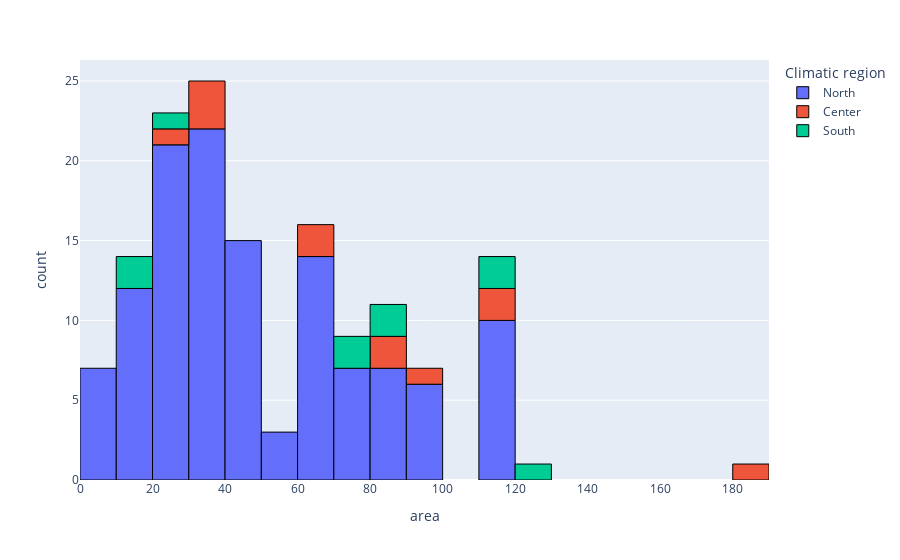

Here is the notebook cell this chart was saved with:
### Markdown cell above
**Nhận xét:**
- Nhà ở riêng lẻ nhận được đánh giá trung bình khá trên tất cả các tiêu chí, thể hiện khá rõ sự chênh lệch cao hơn so với những loại nhà khác ở hầu hết các hạng mục. Đặc biệt không có đánh giá 1 điểm cho tiêu chí nào.
- Nhà ở liền kề gặp nhiều than phiền về cảm giác nhiệt độ mùa hè, tuy nhiên vào mùa đông đánh giá có phần cải thiện.
- Nhà chung cư ngoài việc nhận đánh giá tương tự nhà liền kề ở cảm giác nhiệt độ mùa hè còn bị nhiều đánh giá thấp ở mục thông gió tự nhiên mùa hè và cảm giác nhiệt độ mùa đông

## Những ngôi nhà có diện tích mỗi tầng như thế nào?

### Code cell
# floor_area = data_df['Total floor area'] / data_df['Number of floor']
area_df = data_df.iloc[:, [0, 6, 7]]
area_df['area'] = area_df['Total floor area'] / area_df['Number of floor']
fig = px.histogram(area_df, x='area', color=area_df.columns[0])
fig.update_traces(marker_line_width=1, marker_line_color='black')
fig.show()

### Figure 1 — Plotly figure (JSON) as saved in the notebook; plotly's stock layout.template omitted (floating-point values rounded to 4 significant figures)
{"data": [{"alignmentgroup": "True", "bingroup": "x", "hovertemplate": "Climatic region=North<br>area=%{x}<br>count=%{y}<extra></extra>", "legendgroup": "North", "marker": {"color": "#636efa", "line": {"color": "black", "width": 1}, "pattern": {"shape": ""}}, "name": "North", "offsetgroup": "North", "orientation": "v", "showlegend": true, "type": "histogram", "visible": true, "x": [36.67, 10, 6, 48, 60, 60, 55, 7.5, 23.33, null, 48, 27.5, null, 36.67, 80, 14, 70, 35, 36.67, 110, 22, 60, 60, 36.67, 70, 22, 27.5, 36.67, 23.33, 90, 23.33, 110, 60, 110, 27.5, 27.5, 22, 48, 70, 27.5, 45, 17.5, 35, 35, 60, 45, 70, 60, 80, 110, 27.5, 6, 10, 30, 22, 22, 36.67, 110, 23.33, 60, null, 22, 22, 10, 30, 6, 45, 36.67, 70, 30, 60, 90, 60, 23.33, 60, 110, 17.5, 48, 48, 35, 36, 6, 110, 110, 90, 36, 30, 80, 36.67, 90, 14, 45, 45, 110, 80, 23.33, 36.67, 90, 55, 6, 110, 17.5, 80, 15, 30, 70, 23.33, 60, 48, 10, 30, 80, 45, 27.5, 10, 7.5, 14, 55, 70, 45, 48, 60, 80, 60, 35, 45, 90], "xaxis": "x", "yaxis": "y"}, {"alignmentgroup": "True", "bingroup": "x", "hovertemplate": "Climatic region=Center<br>area=%{x}<br>count=%{y}<extra></extra>", "legendgroup": "Center", "marker": {"color": "#EF553B", "line": {"color": "black", "width": 1}, "pattern": {"shape": ""}}, "name": "Center", "offsetgroup": "Center", "orientation": "v", "showlegend": true, "type": "histogram", "visible": true, "x": [36, 110, 35, null, 30, 80, 90, 60, 180, 27.5, 60, 110, 80], "xaxis": "x", "yaxis": "y"}, {"alignmentgroup": "True", "bingroup": "x", "hovertemplate": "Climatic region=South<br>area=%{x}<br>count=%{y}<extra></extra>", "legendgroup": "South", "marker": {"color": "#00cc96", "line": {"color": "black", "width": 1}, "pattern": {"shape": ""}}, "name": "South", "offsetgroup": "South", "orientation": "v", "showlegend": true, "type": "histogram", "visible": true, "x": [14, 10, 22, 80, 80, null, 70, 70, null, 110, null, 110, 120], "xaxis": "x", "yaxis": "y"}], "layout": {"autosize": true, "barmode": "relative", "dragmode": "pan", "legend": {"title": {"text": "Climatic region"}, "tracegroupgap": 0}, "margin": {"t": 60}, "xaxis": {"anchor": "y", "autorange": true, "domain": [0, 1], "range": [0, 190], "title": {"text": "area"}, "type": "linear"}, "yaxis": {"anchor": "x", "autorange": true, "domain": [0, 1], "range": [0, 26.32], "title": {"text": "count"}}}}
